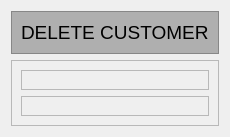
                  <widget class="QWidget" name="pageDeleteCustomer">
                   <layout class="QVBoxLayout" name="verticalLayout_22">
                    <item>
                     <widget class="QFrame" name="frame_42">
                      <property name="maximumSize">
                       <size>
                        <width>16777215</width>
                        <height>80</height>
                       </size>
                      </property>
                      <property name="styleSheet">
                       <string notr="true">background-color: rgb(175, 175, 175);</string>
                      </property>
                      <property name="frameShape">
                       <enum>QFrame::StyledPanel</enum>
                      </property>
                      <property name="frameShadow">
                       <enum>QFrame::Raised</enum>
                      </property>
                      <layout class="QVBoxLayout" name="verticalLayout_13">
                       <item>
                        <widget class="QLabel" name="label_34">
                         <property name="font">
                          <font>
                           <pointsize>14</pointsize>
                          </font>
                         </property>
                         <property name="text">
                          <string>DELETE CUSTOMER</string>
                         </property>
                        </widget>
                       </item>
                      </layout>
                     </widget>
                    </item>
                    <item>
                     <widget class="QFrame" name="frame_41">
                      <property name="frameShape">
                       <enum>QFrame::StyledPanel</enum>
                      </property>
                      <property name="frameShadow">
                       <enum>QFrame::Raised</enum>
                      </property>
                      <layout class="QVBoxLayout" name="verticalLayout_23">
                       <item>
                        <widget class="QFrame" name="frame_63">
                         <property name="frameShape">
                          <enum>QFrame::StyledPanel</enum>
                         </property>
                         <property name="frameShadow">
                          <enum>QFrame::Raised</enum>
                         </property>
                         <layout class="QHBoxLayout" name="horizontalLayout_16">
                          <item>
                           <widget class="QFrame" name="frame_65">
                            <property name="frameShape">
                             <enum>QFrame::StyledPanel</enum>
                            </property>
                            <property name="frameShadow">
                             <enum>QFrame::Raised</enum>
                            </property>
                           </widget>
                          </item>
                          <item>
                           <widget class="QFrame" name="frame_71">
                            <property name="frameShape">
                             <enum>QFrame::StyledPanel</enum>
                            </property>
                            <property name="frameShadow">
                             <enum>QFrame::Raised</enum>
                            </property>
                            <widget class="QLabel" name="label_35">
                             <property name="geometry">
                              <rect>
                               <x>40</x>
                               <y>80</y>
                               <width>127</width>
                               <height>31</height>
                              </rect>
                             </property>
                             <property name="text">
                              <string>ENTER CUSTOMER_ID</string>
                             </property>
                            </widget>
                           </widget>
                          </item>
                          <item>
                           <widget class="QFrame" name="frame_67">
                            <property name="frameShape">
                             <enum>QFrame::StyledPanel</enum>
                            </property>
                            <property name="frameShadow">
                             <enum>QFrame::Raised</enum>
                            </property>
                            <widget class="QLineEdit" name="led_CustomerID">
                             <property name="geometry">
                              <rect>
                               <x>20</x>
                               <y>80</y>
                               <width>161</width>
                               <height>31</height>
                              </rect>
                             </property>
                             <property name="styleSheet">
                              <string notr="true">BORDER:2PX SOLID BLACK;
border-radius:5px</string>
                             </property>
                             <property name="placeholderText">
                              <string>13</string>
                             </property>
                            </widget>
                           </widget>
                          </item>
                          <item>
                           <widget class="QFrame" name="frame_66">
                            <property name="frameShape">
                             <enum>QFrame::StyledPanel</enum>
                            </property>
                            <property name="frameShadow">
                             <enum>QFrame::Raised</enum>
                            </property>
                           </widget>
                          </item>
                         </layout>
                        </widget>
                       </item>
                       <item>
                        <widget class="QFrame" name="frame_64">
                         <property name="frameShape">
                          <enum>QFrame::StyledPanel</enum>
                         </property>
                         <property name="frameShadow">
                          <enum>QFrame::Raised</enum>
                         </property>
                         <layout class="QHBoxLayout" name="horizontalLayout_15">
                          <item>
                           <widget class="QFrame" name="frame_68">
                            <property name="frameShape">
                             <enum>QFrame::StyledPanel</enum>
                            </property>
                            <property name="frameShadow">
                             <enum>QFrame::Raised</enum>
                            </property>
                           </widget>
                          </item>
                          <item>
                           <widget class="QFrame" name="frame_69">
                            <property name="frameShape">
                             <enum>QFrame::StyledPanel</enum>
                            </property>
                            <property name="frameShadow">
                             <enum>QFrame::Raised</enum>
                            </property>
                            <widget class="QPushButton" name="btn_pageDeleteCustomer_deleteCustomer">
                             <property name="geometry">
                              <rect>
                               <x>60</x>
                               <y>20</y>
                               <width>161</width>
                               <height>41</height>
                              </rect>
                             </property>
                             <property name="styleSheet">
                              <string notr="true">background-color: rgb(231, 2, 6);
BORDER-RADIUS:5PX</string>
                             </property>
                             <property name="text">
                              <string>DELETE CUSTOMER</string>
                             </property>
                            </widget>
                           </widget>
                          </item>
                          <item>
                           <widget class="QFrame" name="frame_70">
                            <property name="frameShape">
                             <enum>QFrame::StyledPanel</enum>
                            </property>
                            <property name="frameShadow">
                             <enum>QFrame::Raised</enum>
                            </property>
                           </widget>
                          </item>
                         </layout>
                        </widget>
                       </item>
                      </layout>
                     </widget>
                    </item>
                   </layout>
                  </widget>
